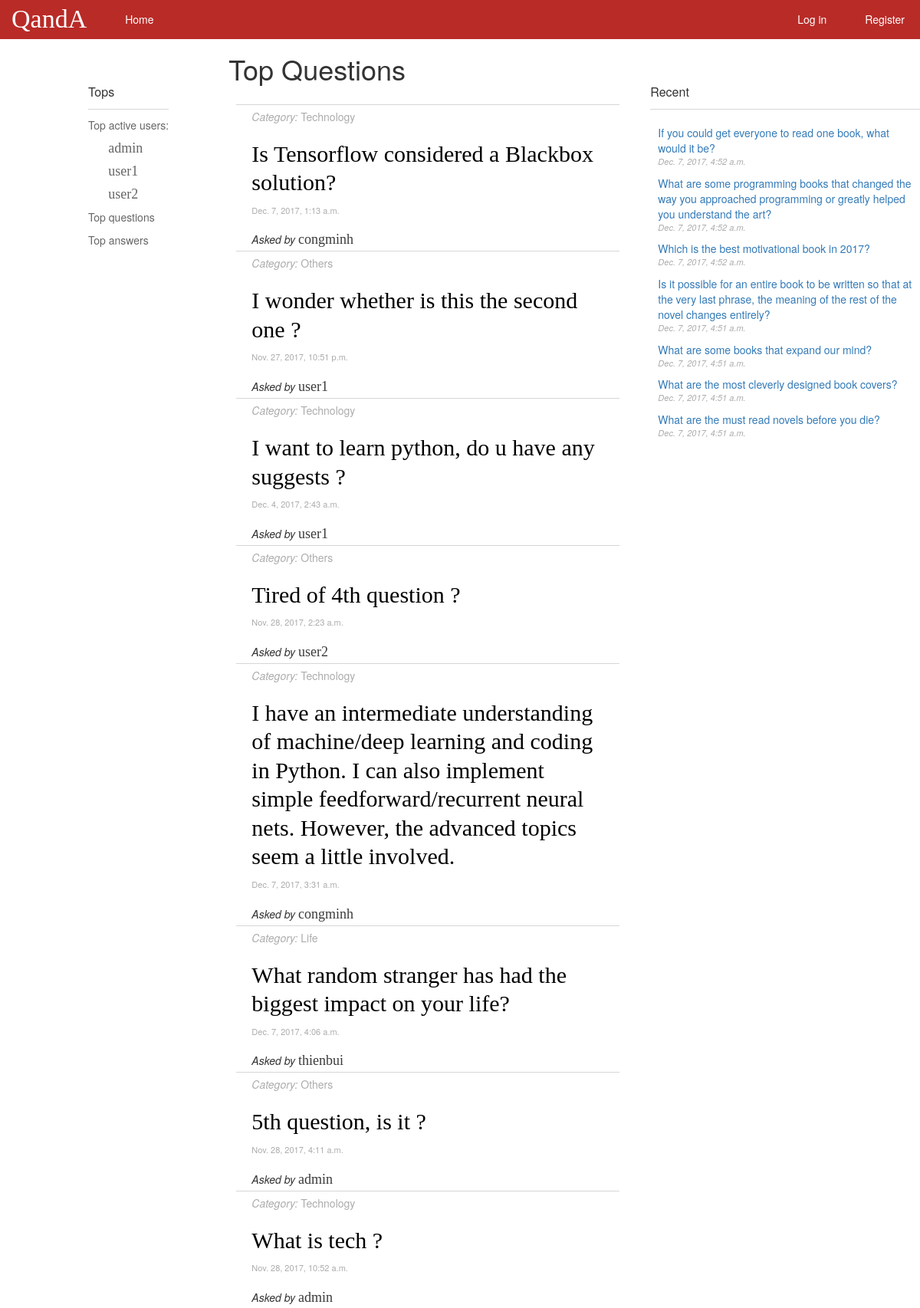
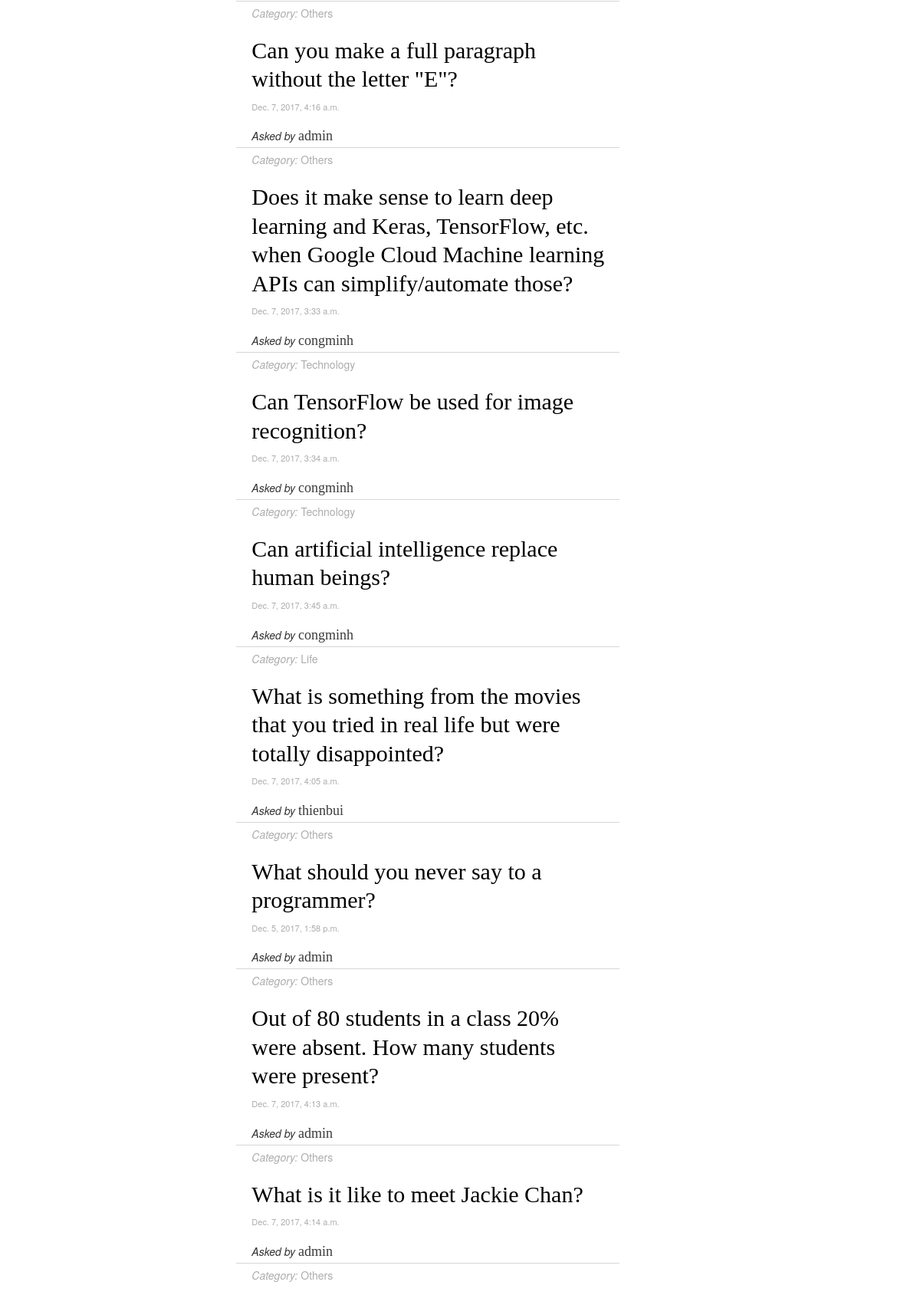
The page / (upper part) on the database its author committed (2 pictures, top to bottom).
### polls/models.py (models this page shows, shortened)
class Question(models.Model):
	content = models.CharField(max_length=200)
	category = models.CharField(max_length=30, null=True)
	time = models.DateTimeField('date asked')
	user = models.ForeignKey(User, on_delete=models.CASCADE, related_name="creator")
	followers = models.ManyToManyField(User, related_name="followers")

### polls/views.py (the view)
# urls.py: url(r'^$', views.home, name='home'),
def home(request, new_feed='0'):
	tops = Answer.objects.values('user__username', 'user__id').annotate(answer_num=Count('user_id')).order_by('-answer_num')[:3]
	top_users = [(top['user__username'], top['user__id']) for top in tops]
	questions = []
	answers = []
	recents = Question.objects.order_by('-time')[:7]
	if new_feed == '0':
		questions = Question.objects.annotate(follow_num = Count('followers')).order_by('-follow_num')
	else:
		answers = Answer.objects.values('content', 'time', 'user__username', 'question__content', 'question__id', 'user__id', 'question__category').annotate(vote_num = Count('voters')).order_by('-vote_num')
	return render(request, 'polls/home.html', context = {'top_users' : top_users, 'questions' : questions, 'new_feed' : new_feed, 'answers' : answers, 'recents' : recents})

### polls/templates/polls/home.html
{% extends "polls/base.html" %}
{% load static%}
{% block content %}
		<div class="container-fluid" id="mainview">
			<div class="col-xs-2 left-panel " style="margin-top:59px" >
				<div class ="affix">
					<div class="side-pannel-header" style="margin-bottom:10px">Tops</div>
					<hr class="hrstyle" width="100%">
					<ul style="padding:0">
						<li class="side-pannel-text pannel-item">Top active users:</li>
							{% for username, userid in top_users %}
								<div style="padding-left:25%"><li class="pannel-item"><a href="{% url 'polls:profile' userid %}" class="username accent-text" style="color:#666">{{username}}</a></li></div>
							{% endfor %}
						<li class="pannel-item"><a href="{% url 'polls:home' %}" class="side-pannel-text">Top questions</a></li>
						<li class="pannel-item"><a href="{% url 'polls:home' 1 %}" class="side-pannel-text">Top answers</a></li>
					</ul>
				</div>
			</div>
			<div class="col-xs-6">
				{% if new_feed == '0' %}
					<h1 style="margin-bottom:5%">Top Questions</h1>
					{% include 'polls/questions.html' with questions=questions %}
				{% else %}
					<h1 style="margin-bottom:5%">Top Answers</h1>
					{% include 'polls/answers.html' with answers=answers %}
				{% endif %}
			</div>
			{% if new_feed == '0' %}
			<div class="col-xs-4" style="margin-top:59px" >
				<div class ="affix">
					<div class="side-pannel-header" style="margin-bottom:10px">Recent</div>
					<hr class="hrstyle" width="100%">
					<div style="padding: 10 10 10 10">
						{% for recent in recents %}
							<div style=" margin-top: 10px">
								<div><a href="{% url 'polls:details' recent.id %}">{{ recent.content }}</a></div>
								<div class="time"><i>{{ recent.time }}</i></div>
							</div>
						{% endfor %}
					</div>
				</div>
			</div>
			{% endif %}
		</div>
{% endblock content %}

### polls/templates/polls/questions.html
{% load static %}
{% for question in questions %}
	<div class="content-wrapper">
		<div><a href="{% url 'polls:category' question.category %}" class="category"><i>Category:</i> {{question.category}}</a></div>
		<h2><a href="{% url 'polls:details' question.id %}" class="accent-text question-text">{{question.content}}</a></h2>
		<div class="time">{{question.time}}</div>
		<br>
		<div><span class="tagging-text">Asked by </span><a href="{% url 'polls:profile' question.user.id %}" class="accent-text username">{{question.user.username}}</a></div>
	</div>
{% endfor %}

### polls/static/polls/style.css (style rules this page uses)
body { background-color: #fff; padding-left: 100px; }
h1 { color: rgb(88, 88, 88) }
#mainview { margin: 0px 0px 0px 0px; padding: 0px 0px 0px 0px; margin-top: 50px; }
.left-panel li { list-style: none; }
.category { color: #acacac; }
hr.hrstyle { border-top: 1px solid rgb(214, 214, 214); margin-top: 1px; margin-bottom: 0px; }
.time { color: #acacac; font-size: 11px; }
.username { font-size: 18px; border-bottom: 1px solid transparent; display: inline-block; line-height: 0.85; }
.accent-text { font-family: "Times New Roman", Georgia; color: rgb(58, 58, 58); }
.question-text { font-size: 30px; color: black; border-bottom: 1px solid transparent; display: inline; line-height: 1.25; text-shadow: 2px 2px white, 2px -2px white, -2px 2px white, -2px -2px white; }
.content-wrapper { background-color: #fff; margin: 0px 10px 0px 10px; padding: 5px 20px 5px 20px; border-top: solid 0.5px; border-color: rgb(214, 214, 214); }
.side-pannel-header { font-size: 16px; }
.side-pannel-text { font-size: 14px; color: #666; text-decoration: none }
li.pannel-item { margin-top: 10px; }
li a.username { font-size: 18px; border-bottom: 1px solid transparent; display: inline-block; line-height: 0.85; }
.tagging-text { font-size: 14px; font-style: italic; }

### rows shown on the page
Question: category "Technology", content "Is Tensorflow considered a Blackbox solution?", time "Dec. 7, 2017, 1:13 a.m.", user.username "congminh"
Question: category "Others", content "I wonder whether is this the second one ?", time "Nov. 27, 2017, 10:51 p.m.", user.username "user1"
Question: category "Technology", content "I want to learn python, do u have any suggests ?", time "Dec. 4, 2017, 2:43 a.m.", user.username "user1"
Question: category "Others", content "Tired of 4th question ?", time "Nov. 28, 2017, 2:23 a.m.", user.username "user2"
Question: category "Technology", content "I have an intermediate understanding of machine/deep learning and coding in Python. I can also implement simple feedforward/recurrent neural nets. However, the advanced topics seem a little involved.", time "Dec. 7, 2017, 3:31 a.m.", user.username "congminh"
Question: category "Life", content "What random stranger has had the biggest impact on your life?", time "Dec. 7, 2017, 4:06 a.m.", user.username "thienbui"
Question: category "Others", content "5th question, is it ?", time "Nov. 28, 2017, 4:11 a.m.", user.username "admin"
Question: category "Technology", content "What is tech ?", time "Nov. 28, 2017, 10:52 a.m.", user.username "admin"
Question: category "Others", content "Can you make a full paragraph without the letter \"E\"?", time "Dec. 7, 2017, 4:16 a.m.", user.username "admin"
Question: category "Others", content "Does it make sense to learn deep learning and Keras, TensorFlow, etc. when Google Cloud Machine learning APIs can simplify/automate those?", time "Dec. 7, 2017, 3:33 a.m.", user.username "congminh"
Question: category "Technology", content "Can TensorFlow be used for image recognition?", time "Dec. 7, 2017, 3:34 a.m.", user.username "congminh"
Question: category "Technology", content "Can artificial intelligence replace human beings?", time "Dec. 7, 2017, 3:45 a.m.", user.username "congminh"
Question: category "Life", content "What is something from the movies that you tried in real life but were totally disappointed?", time "Dec. 7, 2017, 4:05 a.m.", user.username "thienbui"
Question: category "Others", content "What should you never say to a programmer?", time "Dec. 5, 2017, 1:58 p.m.", user.username "admin"
Question: category "Others", content "Out of 80 students in a class 20% were absent. How many students were present?", time "Dec. 7, 2017, 4:13 a.m.", user.username "admin"
Question: category "Others", content "What is it like to meet Jackie Chan?", time "Dec. 7, 2017, 4:14 a.m.", user.username "admin"
Question: category "Others"
Question: content "If you could get everyone to read one book, what would it be?", time "Dec. 7, 2017, 4:52 a.m."
Question: content "What are some programming books that changed the way you approached programming or greatly helped you understand the art?", time "Dec. 7, 2017, 4:52 a.m."
Question: content "Which is the best motivational book in 2017?", time "Dec. 7, 2017, 4:52 a.m."
Question: content "Is it possible for an entire book to be written so that at the very last phrase, the meaning of the rest of the novel changes entirely?", time "Dec. 7, 2017, 4:51 a.m."
Question: content "What are some books that expand our mind?", time "Dec. 7, 2017, 4:51 a.m."
Question: content "What are the most cleverly designed book covers?", time "Dec. 7, 2017, 4:51 a.m."
Question: content "What are the must read novels before you die?", time "Dec. 7, 2017, 4:51 a.m."

### other values the page prints
{{ username }} "admin"
{{ username }} "user1"
{{ username }} "user2"
